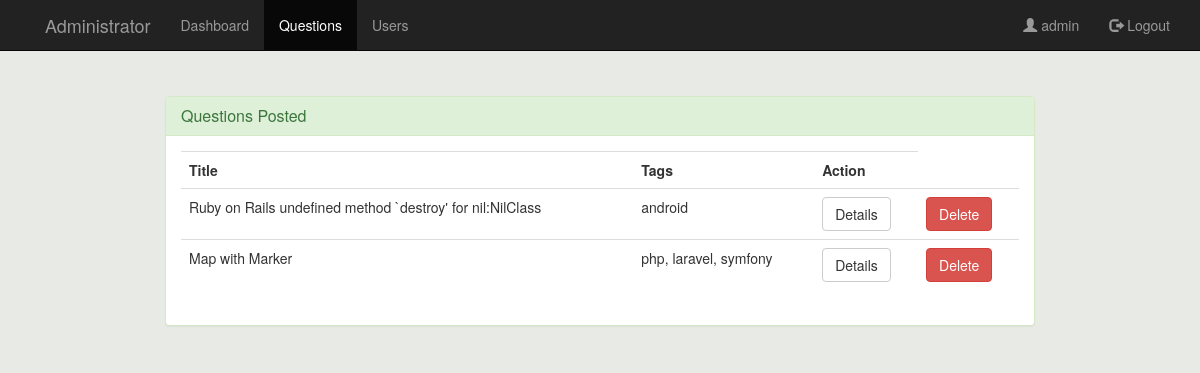
Page /admin/questions.php (signed in) on the committed database.
### tables this page shows
CREATE TABLE `questions` (
  `question_id` int(11) NOT NULL,
  `title` varchar(255) NOT NULL,
  `description` text NOT NULL,
  `tags` varchar(255) NOT NULL,
  `user_id` int(11) NOT NULL,
  `posting_date` datetime NOT NULL DEFAULT current_timestamp()
);

### admin/questions.php (the view, shortened to what this page needs)
<?php
$uname=$_SESSION['uname'];
?>
<!DOCTYPE html>
<html>
<head>
	<link rel="stylesheet" type="text/css" href="../css/global.css">
	<link rel="stylesheet" type="text/css" href="../css/bootstrap.css">
	<link rel="stylesheet" type="text/css" href="../css/bootstrap.min.css">
    <link href="//netdna.bootstrapcdn.com/font-awesome/4.0.3/css/font-awesome.css" rel="stylesheet">
</head>
<body>
<nav class="navbar navbar-inverse navbar-fixed-top">
        <div class="container">
            <div class="navbar-header page-scroll">
                <a class="navbar-brand page-scroll" href="home.php"></a>
            </div>
            <div class="navbar-header">
                <a class="navbar-brand" href="home.php">Administrator</a>
            </div>
            <div class="collapse navbar-collapse" id="bs-example-navbar-collapse-1">
                <ul class="nav navbar-nav navbar-left">
                   <li><a href="home.php"> Dashboard</a></li>
                    <li class="active"><a href="questions.php"> Questions</a></li>
                    <li><a href="user.php"> Users</a></li>
                </ul>
              <ul class="nav navbar-nav navbar-right">
                    <li><a href="#" ><span class="glyphicon glyphicon-user"></span> <?php echo $uname;?></a></li>
                <li ><a href="logout.php"><span class="glyphicon glyphicon-log-out"></span> Logout</a></li>
                </ul>
            </div>
        </div>
    </nav>
        <div class="container" style="margin:8% auto;width:900px;">
    <div class="panel panel-success">
                <div class="panel-heading">
                    <h3 class="panel-title">Questions Posted</h3>
                </div>
                 <div class="panel-body">
            <table class="table table-stripped">
                                <th>Title</th>
                                <th>Tags</th>
                                <th>Action</th>
                            <?php
                            include "../functions/db.php";
                            $sql = "SELECT * FROM questions  ORDER BY `question_id` LIMIT 50";
                            $run = $con->query($sql);
                            if($run->num_rows > 0){
                            while($row=$run->fetch_assoc())
                            {
                                $id = $row['question_id'];
                                echo "<tr>";
                                echo "<td>".$row['title']."</td>";
                                echo "<td>".$row['tags']."</td>";
                                 echo "<td>".
                                    "<a href='question_detail.php?question=$id' class='btn btn-default'>Details</a>"
                                    ."</td>";
                                    echo "<td>".
                                    "<a href='delete_question.php?question=$id' class='btn btn-danger'>Delete</a>"
                                    ."</td>";
                                echo "</tr>";
                            }
                            }
                            else
                            {
                                echo '<tr>No Questions Data</tr>';
                            }
                            ?>
                            </table>
                     </div>
                </div>
            </div>
</body>
</html>

### css/global.css (style rules this page uses)
body { background-color: #eee; }

### admin/questions.php (style rules this page uses)
body { background-color: #e7eae5; }

### rows in the picture
questions: title "Ruby on Rails undefined method `destroy' for nil:NilClass", tags "android"
questions: title "Map with Marker", tags "php, laravel, symfony"

### other values in the picture
$uname "admin"
